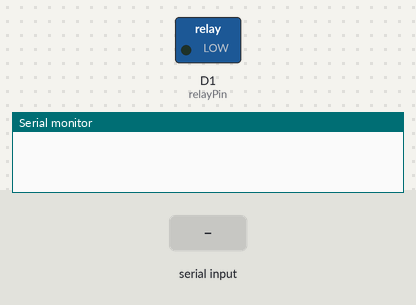
The sketch below on a simulated ESP8266 (NodeMCU). On the bench: switched loads named in the sketch (green lamp = pin HIGH), the last lines printed to the serial monitor. The test bench sets the inputs (shaded band).

Above: at 1.2 s.
1.3 s: "1\n" received over the second serial link
At 2.2 s:
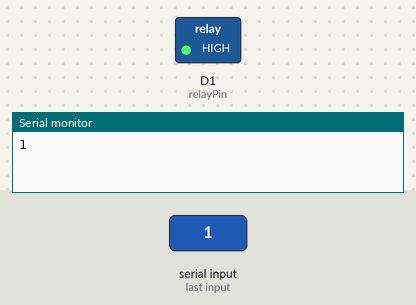
Timing chart, 0 to 7.8 s (numbered marks = the images above; inputs shaded):
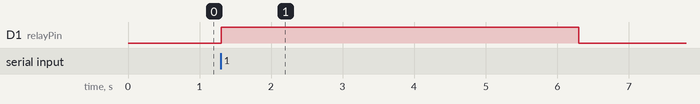

The sketch:

scanbarcode-relay.ino
```cpp
#include <SoftwareSerial.h>

SoftwareSerial scanner(D5, D6); // RX, TX (use suitable GPIO pins for RX and TX)

const int relayPin = D1; // Pin connected to the relay

void setup() {
  Serial.begin(9600);  // Set baud rate for communication with computer
  scanner.begin(9600);  // Set baud rate for communication with scanner

  pinMode(relayPin, OUTPUT);  // Set relay pin as output
  digitalWrite(relayPin, LOW);  // Ensure relay is off initially
}

void loop() {
  if (scanner.available()) {
    String barcode = scanner.readStringUntil('\n');
    Serial.println(barcode);

    // Energize relay for 5 seconds
    digitalWrite(relayPin, HIGH);
    delay(5000);  // Delay for 5 seconds
    digitalWrite(relayPin, LOW);
  }
}
```

Measured:
- after the input at 1.3 s, D1 (relayPin): LOW → HIGH at once, → LOW 5.0 s later
